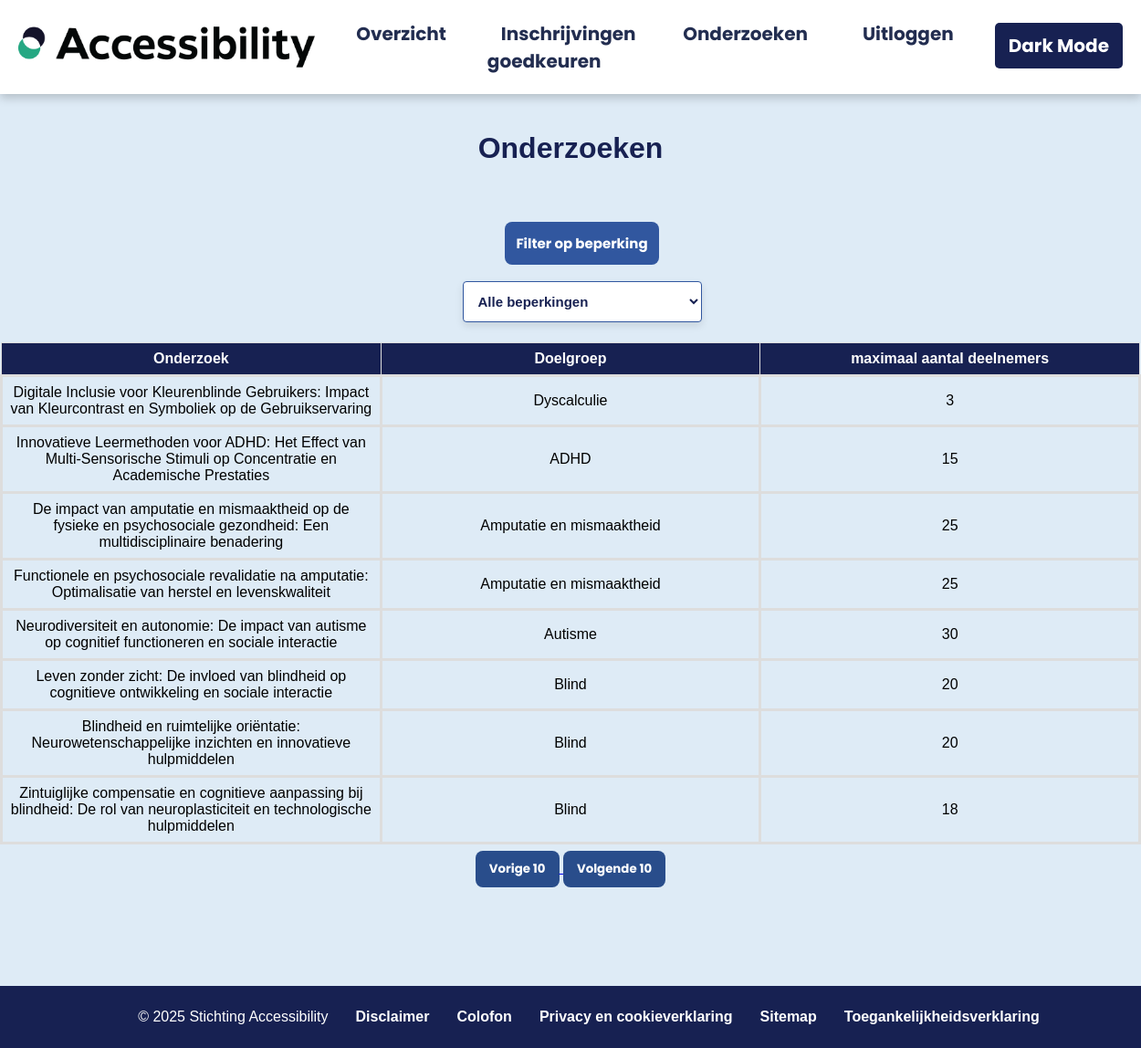
/onderzoeksvragen (signed in), run on the app's committed database.
### tables this page shows
CREATE TABLE "onderzoeken" (
	"onderzoek_id"	INTEGER NOT NULL UNIQUE,
	"titel"	TEXT NOT NULL,
	"beschrijving"	TEXT,
	"organisatie_id"	INTEGER NOT NULL,
	"plaats"	TEXT,
	"max_deelnemers"	INTEGER,
	"status"	INTEGER NOT NULL,
	"type_onderzoek_id"	INTEGER NOT NULL,
	"datum"	TEXT,
	"datum_tot"	TEXT,
	"beloning"	TEXT,
	"min_leeftijd"	INTEGER,
	"max_leeftijd"	INTEGER,
	"begeleider"	INTEGER,
	"beschikbaar"	INTEGER,
	"creatie_datum"	TEXT,
	"deelname"	INTEGER,
	PRIMARY KEY("onderzoek_id" AUTOINCREMENT),
	FOREIGN KEY("organisatie_id") REFERENCES "organisaties"("organisatie_id"),
	FOREIGN KEY("type_onderzoek_id") REFERENCES "onderzoek_type"("onderzoek_type_id")
);

CREATE TABLE "beperkingen" (
	"beperkingen_id"	INTEGER NOT NULL UNIQUE,
	"beperking"	TEXT NOT NULL UNIQUE,
	PRIMARY KEY("beperkingen_id" AUTOINCREMENT)
);

### app.py (the view)
@app.route("/onderzoeksvragen")
@login_required
def onderzoeksvragen():
    vragen, status_code = getOnderzoeksvragen_userSpecific()
    if status_code == 200:
        beperkingen = Onderzoeksvragen.getbeperkingen()
        beperkingen_lijst = [beperking["beperking"] for beperking in beperkingen]
        return render_template("onderzoeksvragen.html.jinja", vragen=vragen, beperkingen=beperkingen_lijst, goedkeuren="0", user=session.get("user_id"))
    else:
        return render_template("onderzoeksvragen.html.jinja", vragen=[], beperkingen=[], goedkeuren="0", user=session.get("user_id"))

### app.py (called while the page is built)
@app.context_processor
def inject_user():
    return dict(user=session.get("user"), role=session.get("role"), org=session.get("org"))

def login_required(f):
    @wraps(f)
    def decorated_function(*args, **kwargs):
        if not (session.get("org") or session.get("user") or session.get("role")):
            return redirect(url_for("login"))
        return f(*args, **kwargs)
    return decorated_function

@app.route("/api/onderzoeksvragen/userspecific")
@login_required
def getOnderzoeksvragen_userSpecific():
    vragen, status_code = Onderzoeksvragen.get_vragen()
    if status_code == 200:
        return vragen, 200
    else:
        return jsonify({"Error": "Geen data"}), status_code

### models/database_connect.py (called while the page is built)
    @staticmethod
    def runRawQuery(query, params=()):
        try:
            with sqlite3.connect('database/database_v2.db') as conn:
                conn.row_factory = sqlite3.Row
                cursor = conn.cursor()
                cursor.execute(query, params)
                result = cursor.fetchall()
                if result:
                    return result
                else:
                    return None
        except sqlite3.Error as e:
            print("SQLite error:", e)
            return None

### models/onderzoeksvragen.py (called while the page is built)
    @staticmethod
    def getbeperkingen():
        beperkingen = RawDatabase.runRawQuery("SELECT * FROM beperkingen")
        return [{"beperkingen_id": row[0], "beperking": row[1]} for row in beperkingen]

### templates/onderzoeksvragen.html.jinja (shortened to what this page needs)
<head>
    {% extends "base.html.jinja" %}
    {% block head %}
        {{ super() }}
        <link rel="stylesheet" href="../static/css/onderzoeksvragen_overzicht.css"/>
        {% include '_global_imports.html' %}
    {% endblock %}
    {% block main %}
        </head>
        <body>
        <main>
            <h1>Onderzoeken</h1>
            <div class="filter-container">
                <div class="filter-buttons">
                    <button id="filter-button" class="filter-btn" aria-expanded="false"
                            aria-controls="beperking-filter">Filter op beperking
                    </button>
                </div>
                <select id="beperking-filter" class="filter-dropdown" aria-label="Filter op beperking">
                    <option value="">Alle beperkingen</option>
                </select>
            </div>
        <table>
            <thead>
                <th>Onderzoek</th>
                <th>Doelgroep</th>
                <th>maximaal aantal deelnemers</th>
            </thead>
            <tbody id="onderzoeksvragen">
                {% for vraag in vragen %}
                <tr class="clickable" data-title="{{ vraag.titel }}" data-info="{{ vraag.beschrijving }}" data-deelnemers="{{ vraag.max_deelnemers }}" data-beschikbaar="{{ vraag.beschikbaar }}"
                data-onderzoek-id ="{{ vraag.onderzoek_id }}" data-status="{{ vraag.status }}" data-id="{{ vraag.onderzoek_id }}"
                tabindex="0" role="button" aria-label="Bekijk details voor {{ vraag.titel }}"
                aria-describedby="onderzoek-beschrijving-{{ vraag.onderzoek_id }}">
                    <td>{{ vraag.titel }}</td>
                    <td>{{ vraag.beperking }}</td>
                    <td>{{ vraag.max_deelnemers }}</td>
                </tr>
                {% endfor %}
            </tbody>
        </table>
            <div class="nav-button">
                <a id="prev" href="#" aria-label="Vorige 10 onderzoeksvragen">
                    <button>Vorige 10</button>
                </a>
                <a id="next" href="#" aria-label="Volgende 10 onderzoeksvragen">
                    <button>Volgende 10</button>
                </a>
            </div>
        </main>
    {% endblock %}

### templates/base.html.jinja (shortened to what this page needs)
<!DOCTYPE html>
<html lang="nl">
<head>
    {% block head %}
        <link rel="stylesheet" href="{{ url_for('static', filename='css/base.css') }}"/>
    {% endblock %}
</head>
<body>
<header>
    <img src="{{ url_for('static', filename='/images/Logo_black.png') }}"
         data-logo-light="{{ url_for('static', filename='/images/Logo_black.png') }}"
         data-logo-dark="{{ url_for('static', filename='/images/Logo_white.png') }}"
         alt="Accessibility logo"/>
    <nav>
        <ul>
            {% if role %}
                <li><a href="/overzicht">Overzicht</a></li>
                <li><a href="/inschrijvingen/goedkeuren">Inschrijvingen goedkeuren</a></li>
            {% endif %}
            {% if user %}
                <li><a href="/onderzoeksvragen">Onderzoeken</a></li>
            {% endif %}
            {% if user or org %}
            <li><a href="/logout">Uitloggen</a></li>
            {% endif %}
            <li class="theme-toggle"><button id="themeToggle" aria-pressed="false">Dark Mode</button></li>
        </ul>
    </nav>
</header>
{% block main %}
{% endblock %}
<footer>
    <ul>
        <li>© 2025 Stichting Accessibility</li>
        <li><a href="https://www.accessibility.nl/disclaimer">Disclaimer</a></li>
        <li><a href="https://www.accessibility.nl/colofon">Colofon</a></li>
        <li><a href="https://www.accessibility.nl/privacy-en-cookieverklaring">Privacy en cookieverklaring</a></li>
        <li><a href="https://www.accessibility.nl/sitemap">Sitemap</a></li>
        <li><a href="https://www.accessibility.nl/toegankelijkheidsverklaring">Toegankelijkheidsverklaring</a></li>
    </ul>
</footer>
</body>
</html>

### templates/_global_imports.html (shortened to what this page needs)
 <link rel="stylesheet" href="https://cdn.jsdelivr.net/npm/sweetalert2@11/dist/sweetalert2.min.css">

### static/css/base.css (style rules this page uses)
header { background-color: #FFFFFF; display: flex; padding: 20px; align-items: center; justify-content: space-between; box-shadow: 0 4px 10px rgba(0, 0, 0, 0.2); margin-bottom: 20px; box-sizing: border-box; }
header img { height: 45px; }
header nav { flex: 1; }
header nav ul { list-style: none; margin: 0; padding: 0; display: flex; justify-content: flex-end; }
header nav ul li { margin-left: 30px; }
header nav ul li a { text-decoration: none; color: #222D50; font-family: 'Poppins', sans-serif; font-weight: bold; font-size: 20px; padding: 10px 15px; border-radius: 6px; transition: background 0.3s ease; }
footer { background-color: #222D50; color: #FFFFFF; padding: 20px; text-align: center; }
footer ul { list-style: none; margin: 0; padding: 0; display: flex; flex-wrap: wrap; justify-content: center; }
footer ul li { margin: 5px 15px; }
footer ul li a { color: #ffffff; text-decoration: none; font-weight: bold; }
#themeToggle { margin-left: auto; margin-top: 5px; cursor: pointer; padding: 10px 15px; background-color: #172152; border: none; border-radius: 5px; color: white; font-family: 'Poppins', sans-serif; font-weight: bold; font-size: 20px; }

### static/css/onderzoeksvragen_overzicht.css (style rules this page uses)
html, body { height: auto; margin: 0; padding: 0; }
body { display: flex; flex-direction: column; font-family: Arial, sans-serif; background-color: #DEEBf6; }
h1 { text-align: center; color: #172152 }
main { flex: 1; }
table { width: 100%; table-layout: fixed; border-collapse: collapse; margin-top: 10px; }
td { border: solid #ddd; padding: 8px; color: #000000; background-color: inherit; text-align: center; }
th { border: 1px solid #ddd; padding: 8px; font-weight: bold; background-color: #172152; color: #FFFFFF; text-align: center; }
.nav-button { margin-top: 7px; text-align: center; }
button { margin-bottom: 8px; padding: 10px 15px; border: none; border-radius: 8px; cursor: pointer; background-color: #294d8b; color: white; font-family: 'poppins', sans-serif; font-weight: bold; }
.clickable { cursor: pointer; }
.filter-container { margin-left: 25px; margin-top: 50px; padding: 12px; border-radius: 4px; display: flex; flex-direction: column; gap: 10px; }
.filter-buttons { display: flex; align-items: center; justify-content: center; gap: 10px; }
.filter-btn { padding: 12px; width: auto; font-size: 15px; font-weight: bold; background-color: #31579f; color: white; border: none; cursor: pointer; text-align: center; }
.filter-dropdown { margin: 0 auto 0; padding: 12px; border-radius: 4px; display: flex; flex-direction: column; gap: 10px; max-width: fit-content; font-size: 15px; font-weight: bold; color: #172152; z-index: 1000; background-color: white; border: 1px solid #31579f; box-shadow: 0 4px 8px rgba(0, 0, 0, 0.1); }
.clickable { cursor: pointer; transition: background-color 0.2s; }
footer { text-align: center; padding: 20px; font-size: 1em; background-color: #172152; color: white; position: relative; bottom: 0; width: 100%; margin-top: 100px; }

### data on the page
onderzoeken: titel "Digitale Inclusie voor Kleurenblinde Gebruikers: Impact van Kleurcontrast en Symboliek op de Gebruikservaring", beperking "Dyscalculie", max_deelnemers "3"
onderzoeken: titel "Innovatieve Leermethoden voor ADHD: Het Effect van Multi-Sensorische Stimuli op Concentratie en Academische Prestaties", beperking "ADHD", max_deelnemers "15"
onderzoeken: titel "De impact van amputatie en mismaaktheid op de fysieke en psychosociale gezondheid: Een multidisciplinaire benadering", beperking "Amputatie en mismaaktheid", max_deelnemers "25"
onderzoeken: titel "Functionele en psychosociale revalidatie na amputatie: Optimalisatie van herstel en levenskwaliteit", beperking "Amputatie en mismaaktheid", max_deelnemers "25"
onderzoeken: titel "Neurodiversiteit en autonomie: De impact van autisme op cognitief functioneren en sociale interactie", beperking "Autisme", max_deelnemers "30"
onderzoeken: titel "Leven zonder zicht: De invloed van blindheid op cognitieve ontwikkeling en sociale interactie", beperking "Blind", max_deelnemers "20"
onderzoeken: titel "Blindheid en ruimtelijke oriëntatie: Neurowetenschappelijke inzichten en innovatieve hulpmiddelen", beperking "Blind", max_deelnemers "20"
onderzoeken: titel "Zintuiglijke compensatie en cognitieve aanpassing bij blindheid: De rol van neuroplasticiteit en technologische hulpmiddelen", beperking "Blind", max_deelnemers "18"
